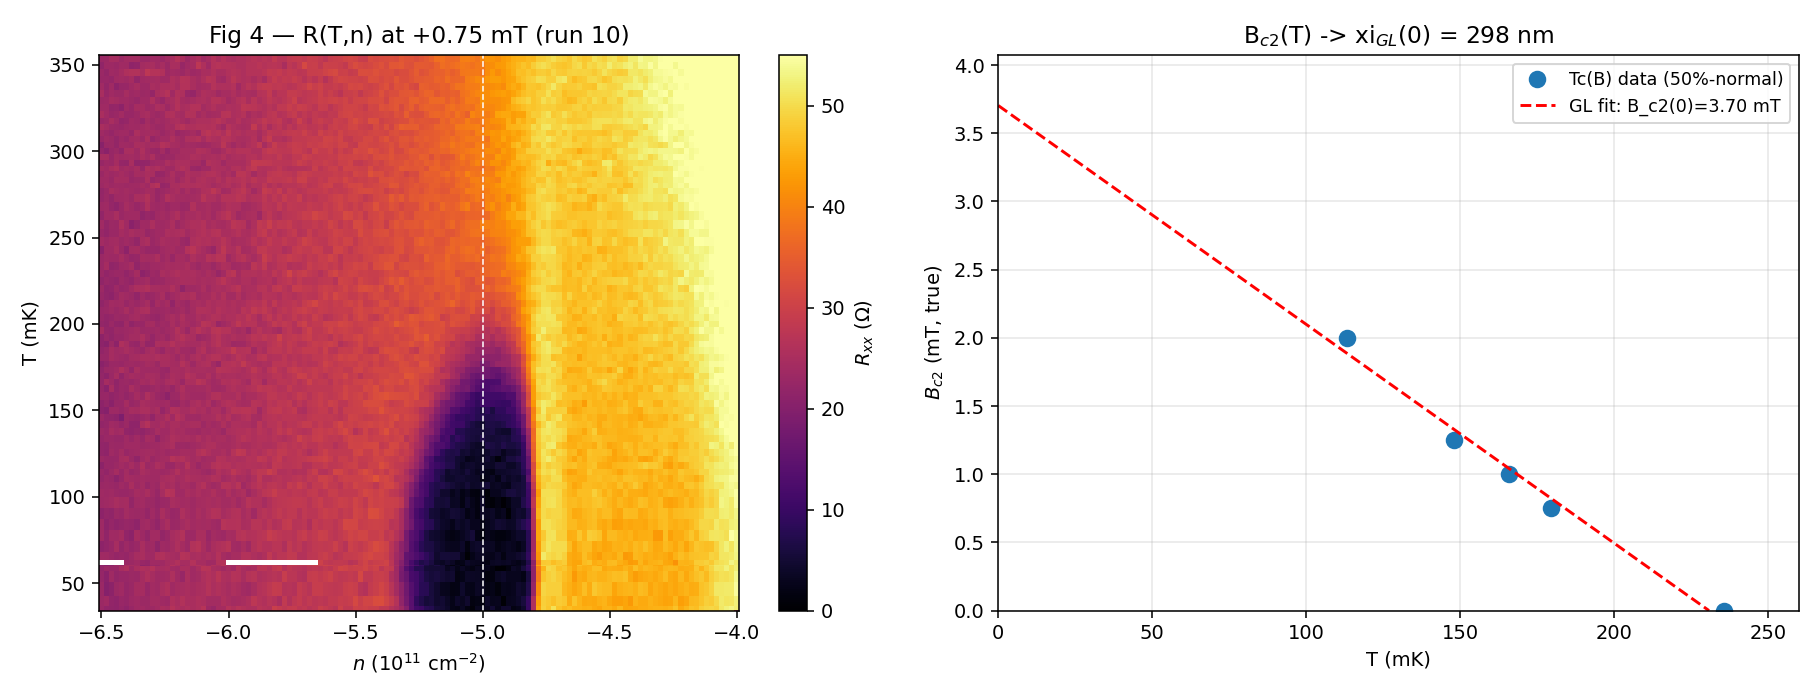

This figure's Python source:
"""Plot 0.75 mT map; assemble B_c2(T) from Tc(B) across all field maps; extract xi (GL)."""
import numpy as np
import matplotlib; matplotlib.use("Agg"); import matplotlib.pyplot as plt
import scipy.constants as cst
from hera.analysis import open_run, GateCalibration
N_OFF=-0.362e11*1e4; cal=GateCalibration.from_thicknesses(23.6e-9,20e-9,0,n_offset=N_OFF)
B_EFF0=-0.366  # mT

def analyze(rid):
    g=open_run(f"data/{rid}")
    n11=cal.n_D(g.col_at(g.col_indices('k_tg_volt')[0]),g.col_at(g.col_indices('k_bg_volt')[0]))[0]/1e4/1e11
    T=g.col('T')*1e3; R=(g.col_at(g.col_indices('sr830_3_X')[0])/100)/1e-9; hv=g.col_at(g.col_indices('heater_volt')[0])
    Btrue=g.col_at(g.col_indices('magnet_field')[0]).mean()*1e3 - B_EFF0
    hvu=np.unique(hv); n_grid=np.sort(np.unique(np.round(n11,3))); jo=np.argmin(np.abs(n_grid+5.0))
    Z=np.full((len(hvu),len(n_grid)),np.nan); Trow=np.full(len(hvu),np.nan)
    for i,h in enumerate(hvu):
        m=(hv==h)&(T>10)
        if m.sum()<5: continue
        Trow[i]=np.nanmean(T[m])
        for x,r in zip(n11[m],R[m]):
            Z[i,np.argmin(np.abs(n_grid-x))]=r
    Ttop=np.nanmax(Trow); col=Z[:,jo]; Rn=np.nanmedian(col[Trow>Ttop-30]); oo=np.argsort(Trow); tt,rr=Trow[oo],col[oo]; Tc=np.nan
    for k in range(1,len(rr)):
        if np.isfinite(rr[k-1]) and rr[k-1]<0.5*Rn<=rr[k] and tt[k]>45:
            Tc=tt[k-1]+(0.5*Rn-rr[k-1])/(rr[k]-rr[k-1])*(tt[k]-tt[k-1]); break
    return Btrue, Tc, (n_grid,Trow,Z,jo)

fields={5:'B_eff0',10:'+0.75',6:'+1',9:'+1.25',7:'+2'}
pts=[]
for rid in fields:
    Btrue,Tc,_=analyze(rid); pts.append((Btrue,Tc)); print(f"run {rid}: B_true={Btrue:.2f} mT, Tc={Tc:.0f} mK")
pts=np.array(sorted(pts)); Bv,Tcv=pts[:,0],pts[:,1]

# B_c2(T): fit B vs Tc (linear GL). B_c2(0)=intercept at T=0; slope=dB_c2/dT
m,c=np.polyfit(Tcv,Bv,1)   # B = m*T + c (mT vs mK)
Bc2_0=c  # mT at T=0
Tc0=-c/m  # T where B->0 (zero-field Tc)
Phi0=cst.h/(2*cst.e)
xi=np.sqrt(Phi0/(2*np.pi*Bc2_0*1e-3))   # m
print(f"\nB_c2(T) linear fit: dB_c2/dT = {m:.4f} mT/mK = {m*1000:.1f} mT/K")
print(f"B_c2(0) (T=0 intercept) = {Bc2_0:.2f} mT ; zero-field Tc (B=0 intercept) = {Tc0:.0f} mK")
print(f"xi_GL(0) = sqrt(Phi0/(2pi B_c2(0))) = {xi*1e9:.0f} nm = {xi*1e6:.2f} um")
print(f"(prior handoff: xi ~ 0.4 um order-of-magnitude)")

fig,ax=plt.subplots(1,2,figsize=(13,5))
# left: 0.75 mT map
_,_,( n_grid,Trow,Z,jo)=analyze(10)
def edges(x):
    x=np.asarray(x,float); e=np.empty(len(x)+1); e[1:-1]=0.5*(x[:-1]+x[1:]); e[0]=x[0]-0.5*(x[1]-x[0]); e[-1]=x[-1]+0.5*(x[-1]-x[-2]); return e
oi=np.argsort(Trow); m2=np.isfinite(Trow[oi])
pc=ax[0].pcolormesh(edges(n_grid),edges(Trow[oi][m2]),Z[oi][m2],cmap='inferno',vmin=0,vmax=55,shading='flat')
plt.colorbar(pc,ax=ax[0],label=r'$R_{xx}$ ($\Omega$)'); ax[0].axvline(-5.0,color='w',ls='--',lw=0.8)
ax[0].set_xlabel(r'$n$ ($10^{11}$ cm$^{-2}$)'); ax[0].set_ylabel('T (mK)'); ax[0].set_title('Fig 4 — R(T,n) at +0.75 mT (run 10)')
# right: B_c2(T) + GL fit -> xi
ax[1].plot(Tcv,Bv,'o',ms=8,label='Tc(B) data (50%-normal)')
Tline=np.linspace(0,Tc0,50); ax[1].plot(Tline,m*Tline+c,'r--',label=f'GL fit: B_c2(0)={Bc2_0:.2f} mT')
ax[1].set_xlabel('T (mK)'); ax[1].set_ylabel(r'$B_{c2}$ (mT, true)'); ax[1].set_xlim(0,260); ax[1].set_ylim(0,Bc2_0*1.1)
ax[1].set_title(f'B$_{{c2}}$(T) -> xi$_{{GL}}$(0) = {xi*1e9:.0f} nm'); ax[1].legend(fontsize=9); ax[1].grid(alpha=0.3)
plt.tight_layout(); plt.savefig('hera_scratch/bc2_xi.png',dpi=140); print('saved hera_scratch/bc2_xi.png')
